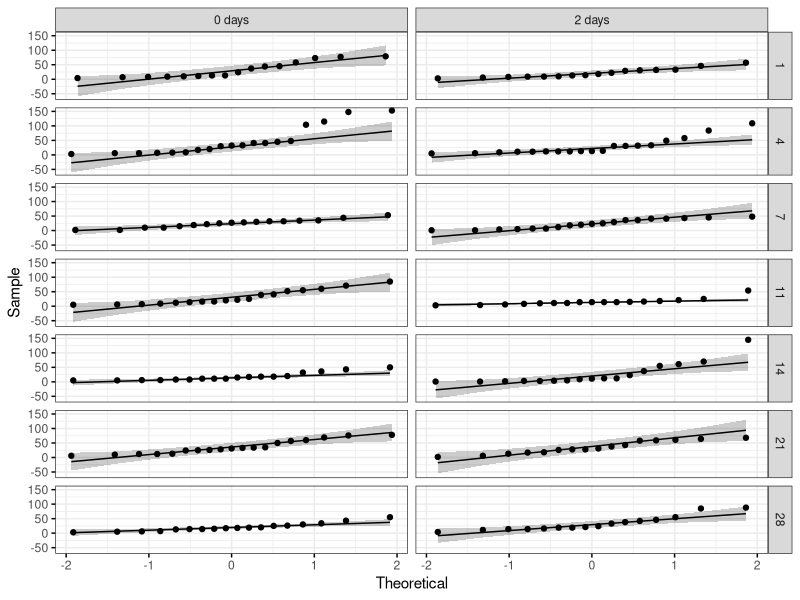
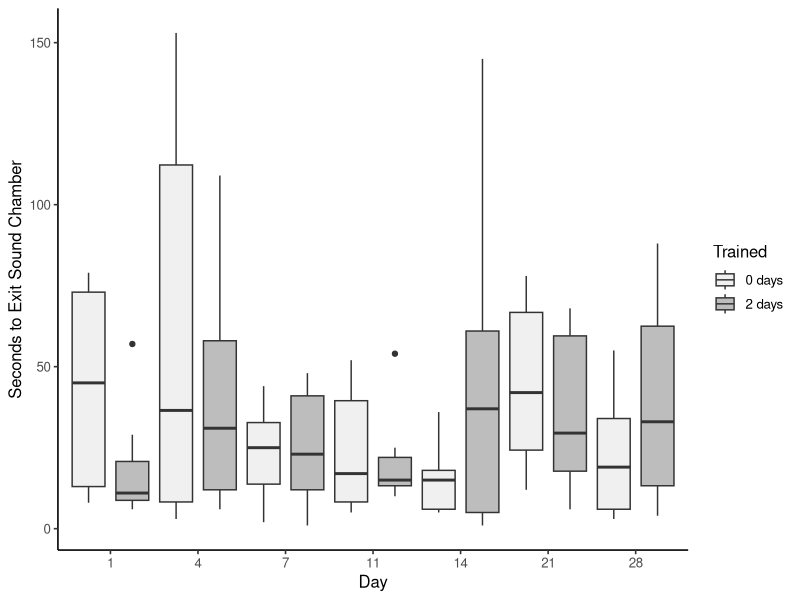
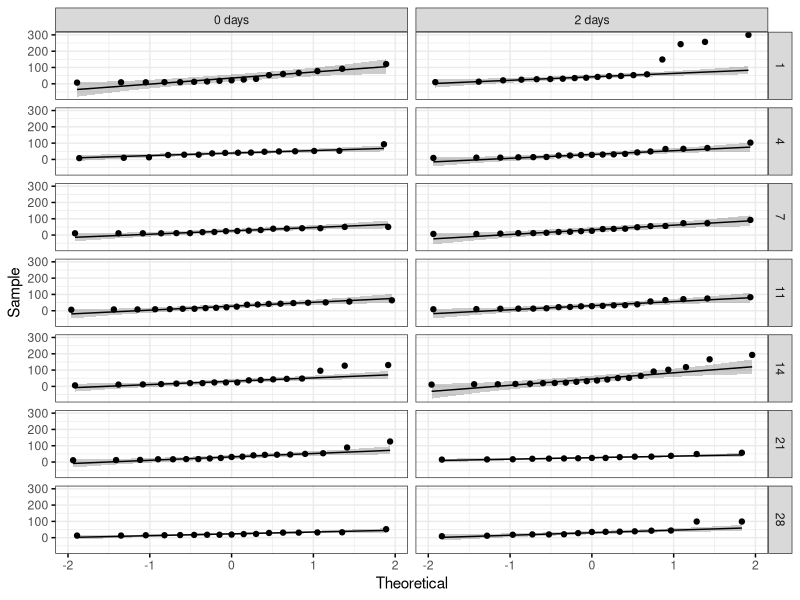
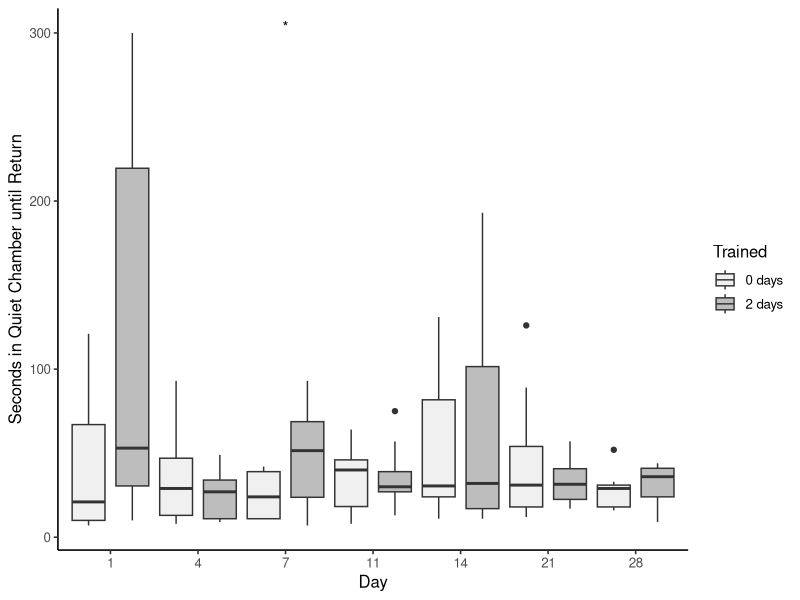

R code for these plots, in order:
## ---- chunk 1
knitr::opts_chunk$set(echo = TRUE, message = FALSE)

# Set Up & Data Management

# Packages
library('dplyr')
library('ggplot2')
library('ggpubr')
library('tidyverse')
library('rstatix')
library('lme4') # lmer

data <- read.csv("SmallTank_Exp2_2022_10_25.csv") %>% 
  filter(VID_ID >= 53) %>% # first 52 trials used pure tones, all later trials used broadband
  filter(Days_Since_Train < 29) %>% # all broadband trials went at least 29 days
  select(-c(Stopped_Sound_On_Return, Avoids_N, Returns_N, Quiet_Chamber_.,First_Return_s)) %>% 
  rename(
    Sound = Frequency_Hz, # whether BB sound was on (BB) or off (acclimation)
  )

# Replace acronyms with full text
data$Species <- gsub("BH", "Bighead", data$Species)
data$Species <- gsub("S", "Silver", data$Species)

data$Side <- gsub("R", "Right", data$Side)
data$Side <- gsub("L", "Left", data$Side)

# Convert variables to factors
data$School_ID <- as.factor(data$School_ID) 
data$Side <- as.factor(data$Side)
data$Sound <- as.factor(data$Sound)
data$Trained <- as.factor(data$Trained)
data$Species <- as.factor(data$Species)
data$Day <- as.factor(data$Days_Since_Train) # Day needs to be factor for Boxplots
str(data) # Is everything the right variable type?

# Convert other variable types
data$First_Exit_s <- as.integer(data$First_Exit_s)
data$First_Quiet_Side_s <- as.integer(data$First_Quiet_Side_s)
data$Angle <- as.integer(data$Angle)
data$Temp <- as.numeric(data$Temp)

data$logQuiet <- log(data$First_Quiet_Side_s)
data$logExit <- log(data$First_Exit_s)

str(data)
summary(data)
## ---- chunk 2
data2 <- data %>% filter(!is.na(First_Exit_s), !is.infinite(First_Exit_s))

# identify outliers 
outliers <- data2 %>% 
  group_by(Day, Trained, Sound) %>%
  identify_outliers(First_Exit_s) # beyond 1.5 x IQR

extremeOutliers <- outliers %>% 
  filter(is.extreme == "TRUE") # beyond 3 x IQR

dataNoOut <- data2 %>% anti_join(outliers) # remove outliers
dataNoExtremeOut <- data2 %>% anti_join(extremeOutliers) # remove only extreme outliers

# normality assumption
ggqqplot(dataNoOut, "First_Exit_s", ggtheme = theme_bw()) +
  facet_grid(Day ~ Trained) 
# if points fall along expected line in each grid, meets assumption


# Homogeneity of variances assumption
dataNoOut %>%
  group_by(Day) %>%
  levene_test(First_Exit_s ~ Trained)
# if p > .05 for each day assumption is met

# Homogeneity of covariances assumption
box_m(dataNoOut[, "First_Exit_s", drop = FALSE], dataNoOut$Trained)
# if p is > 0.001 this assumption is met
# Note: Box's M test is very sensitive
## ---- chunk 3
# mixed ANOVA computation

# no outliers
mod1 <- lmer(First_Exit_s ~ Trained*Sound + Days_Since_Train + (1|School_ID), data = dataNoOut)
Anova(mod1)

mod2 <- lmer(First_Exit_s ~ Trained*Sound*Days_Since_Train + (1|School_ID), data = dataNoOut)
Anova(mod2)

anova(mod1,mod2) # if p < 0.05, reject the simpler model
mod <- mod2 # better model of the two is THE model

# no extreme outliers
mod3 <- lmer(First_Exit_s ~ Trained*Sound + Days_Since_Train + (1|School_ID), data = dataNoExtremeOut)
Anova(mod3)

mod4 <- lmer(First_Exit_s ~ Trained*Sound*Days_Since_Train + (1|School_ID), data = dataNoExtremeOut)
Anova(mod4)

anova(mod3,mod4)
## ---- chunk 4
# Including only sound trials, ie excluding acclimation period
data3 <- dataNoOut %>% filter(Sound == 'BB')

SmallboxplotExit <- ggplot(data3, aes(x = Day,y = First_Exit_s, fill = Trained)) +
  geom_boxplot(position = position_dodge(1)) +
  stat_compare_means(aes(group = Trained), method = "t.test", 
                     label = "p.signif", hide.ns = TRUE) + 
  labs(x = "Day", y ="Seconds to Exit Sound Chamber") +
  scale_fill_brewer(palette = "Greys") +
  theme_classic2()
  # geom_dotplot(binaxis='y', stackdir='center', position=position_dodge(1)) # add dots

 # SmallboxplotExit
## ---- chunk 5
# T test for day 1
data4 <- data3 %>% filter(Day == 1)
modDay1 <- t.test(data = data4, First_Exit_s ~ Trained)
## ---- chunk 6
# ANOVA (including acclimation)
modSummary <- as.data.frame(Anova(mod)) %>% rename(pval = 3)

soundPval <- modSummary %>% slice(2) %>% select(pval)
soundPval <- format(round(as.numeric(soundPval), 3), nsmall = 2, big.mark = ",")

soundChisq <- modSummary %>% slice(2) %>% select(Chisq)
soundChisq <- format(round(as.numeric(soundChisq), 2), nsmall = 2, big.mark = ",")


# t test, day 1 sound only
day1Untrained <- modDay1$estimate[1]
day1Untrained <- format(round(as.numeric(day1Untrained), 1), nsmall = 1, big.mark = ",")

day1Trained <- modDay1$estimate[2]
day1Trained <- format(round(as.numeric(day1Trained), 1), nsmall = 1, big.mark = ",")

day1Method <- modDay1$method

day1Stat <- modDay1$statistic
day1Stat <- format(round(as.numeric(day1Stat), 2), nsmall = 2, big.mark = ",")

day1DF <- modDay1$parameter
day1DF <- format(round(as.numeric(day1Stat), 2), nsmall = 2, big.mark = ",")

day1Pval <- modDay1$p.value
day1Pval <- format(round(as.numeric(day1Pval), 2), nsmall = 2, big.mark = ",")
## ---- chunk 7
SmallboxplotExit
## ---- chunk 8
rm(mod)
rm(mod2)
rm(mod3)
rm(mod4)
rm(modDay1)
rm(SmallboxplotExit)
rm(outliers)
rm(extremeOutliers)
rm(dataNoOut)
rm(dataNoExtremeOut)
rm(data4)
rm(data3)
rm(data2)
## ---- chunk 9
data2 <- data %>% filter(!is.na(First_Quiet_Side_s), !is.infinite(First_Quiet_Side_s))

# identify outliers (both species)
outliers <- data2 %>% 
  group_by(Days_Since_Train, Trained, Sound) %>%
  identify_outliers(First_Quiet_Side_s)

extremeOutliers <- outliers %>% filter(is.extreme == TRUE)

dataNoOut <- data2 %>% anti_join(outliers) # remove outliers
dataNoExtremeOut <- data2 %>% anti_join(extremeOutliers)

# normality assumption
ggqqplot(dataNoOut, "First_Quiet_Side_s", ggtheme = theme_bw()) +
  facet_grid(Day ~ Trained) 
# points fall along expected line in each grid, meets assumption

# Homogeneity of variances assumption
dataNoOut %>%
  group_by(Day) %>%
  levene_test(First_Quiet_Side_s ~ Trained)
# if p > .05 for each day assumption is met

# Homogeneity of covariances assumption
box_m(dataNoOut[, "First_Quiet_Side_s", drop = FALSE], dataNoOut$Trained)
# if p is > 0.001 this assumption is met
# Note: Box's M test is very sensitive
## ---- chunk 10
# mixed ANOVA computation
mod1 <- lmer(First_Quiet_Side_s ~ Trained*Sound + Days_Since_Train + (1|School_ID), data = dataNoOut)

mod2 <- lmer(First_Quiet_Side_s ~ Trained*Sound*Days_Since_Train + (1|School_ID), data = dataNoOut)

anova(mod1,mod2)# if p < 0.05, reject simpler model
mod <- mod2 # better model wins

Anova(mod)
## ---- chunk 11
# Including only sound trials, ie excluding acclimation period
data3 <- dataNoOut %>% filter(Sound == 'BB')

smallboxplotReturn <- ggplot(data3, aes(x = Day,y=First_Quiet_Side_s, fill = Trained)) +
  geom_boxplot(position = position_dodge(1)) +
  stat_compare_means(aes(group = Trained), method = "t.test", 
                     label = "p.signif", hide.ns = TRUE) + 
  labs(x = "Day", y = "Seconds in Quiet Chamber until Return") + 
  scale_fill_brewer(palette = "Greys") +
  theme_classic2()
  # geom_dotplot(binaxis='y', stackdir='center', position=position_dodge(1)) # add dots

# smallboxplotReturn
## ---- chunk 12
# T test for day 1
data4 <- data3 %>% filter(Day == 1)
modDay1 <- t.test(data = data4, First_Quiet_Side_s ~ Trained)
modDay1

# T test for day 7
data4 <- data3 %>% filter(Day == 7)
modDay7 <- t.test(data = data4, First_Quiet_Side_s ~ Trained)
modDay7
## ---- chunk 13
modSummary <- as.data.frame(Anova(mod)) %>% rename(pval = 3)

# training
trainPval <- modSummary %>% slice(1) %>% select(pval)
trainPval <- format(round(as.numeric(trainPval), 3), nsmall = 2, big.mark = ",")
trainChisq <- modSummary %>% slice(1) %>% select(Chisq)
trainChisq <- format(round(as.numeric(trainChisq), 2), nsmall = 2, big.mark = ",")

# sound
soundPval <- modSummary %>% slice(2) %>% select(pval)
soundPval <- format(round(as.numeric(soundPval), 3), nsmall = 2, big.mark = ",")
soundChisq <- modSummary %>% slice(2) %>% select(Chisq)
soundChisq <- format(round(as.numeric(soundChisq), 2), nsmall = 2, big.mark = ",")

# day
dayPval <- modSummary %>% slice(3) %>% select(pval)
dayPval <- format(round(as.numeric(dayPval), 3), nsmall = 2, big.mark = ",")
dayChisq <- modSummary %>% slice(3) %>% select(Chisq)
dayChisq <- format(round(as.numeric(dayChisq), 2), nsmall = 2, big.mark = ",")

# interaction
interactPval <- modSummary %>% slice(7) %>% select(pval)
interactPval <- format(round(as.numeric(interactPval), 3), nsmall = 2, big.mark = ",")
interactChisq <- modSummary %>% slice(7) %>% select(Chisq)
interactChisq <- format(round(as.numeric(interactChisq), 2), nsmall = 2, big.mark = ",")
## ---- chunk 14
# t test, day 1 sound only
day1Untrained <- modDay1$estimate[1]
day1Untrained <- format(round(as.numeric(day1Untrained), 1), nsmall = 1, big.mark = ",")

day1Trained <- modDay1$estimate[2]
day1Trained <- format(round(as.numeric(day1Trained), 1), nsmall = 1, big.mark = ",")

day1Method <- modDay1$method

day1Stat <- modDay1$statistic
day1Stat <- format(round(as.numeric(day1Stat), 2), nsmall = 2, big.mark = ",")

day1DF <- modDay1$parameter
day1DF <- format(round(as.numeric(day1Stat), 2), nsmall = 2, big.mark = ",")

day1Pval <- modDay1$p.value
day1Pval <- format(round(as.numeric(day1Pval), 2), nsmall = 2, big.mark = ",")

# day 7
day7Untrained <- modDay7$estimate[1]
day7Untrained <- format(round(as.numeric(day7Untrained), 1), nsmall = 1, big.mark = ",")

day7Trained <- modDay7$estimate[2]
day7Trained <- format(round(as.numeric(day7Trained), 1), nsmall = 1, big.mark = ",")

day7Method <- modDay7$method

day7Stat <- modDay7$statistic
day7Stat <- format(round(as.numeric(day7Stat), 2), nsmall = 2, big.mark = ",")

day7DF <- modDay7$parameter
day7DF <- format(round(as.numeric(day7Stat), 2), nsmall = 2, big.mark = ",")

day7Pval <- modDay7$p.value
day7Pval <- format(round(as.numeric(day7Pval), 2), nsmall = 2, big.mark = ",")
## ---- chunk 15
smallboxplotReturn
## ---- chunk 16
# Trained
data4 <- data3 %>% filter(Trained == '2 days') %>% filter(Day == 1 | Day == 4)
modTrained <- t.test(data = data4, First_Quiet_Side_s ~ Day)
modTrained

data4 <- data3 %>% filter(Trained == '0 days') %>% filter(Day == 1 | Day == 4)
moduntrained <- t.test(data = data4, First_Quiet_Side_s ~ Day)
moduntrained
## ---- chunk 17
# Trained

day1Trained <- modTrained$estimate[1]
day4Trained <- modTrained$estimate[2]
TrainedDiff <- day1Trained - day4Trained
TrainedDiff <- format(round(as.numeric(TrainedDiff), 1), nsmall = 1, big.mark = ",")

TrainedMethod <- modTrained$method

TrainedStat <- modTrained$statistic
TrainedStat <- format(round(as.numeric(TrainedStat), 2), nsmall = 2, big.mark = ",")

TrainedDF <- modTrained$parameter
TrainedDF <- format(round(as.numeric(TrainedDF), 2), nsmall = 2, big.mark = ",")

TrainedPval <- modTrained$p.value
TrainedPval <- format(round(as.numeric(TrainedPval), 2), nsmall = 2, big.mark = ",")

# Untrained
day1untrained <- moduntrained$estimate[1]
day4untrained <- moduntrained$estimate[2]
untrainedDiff <- day1untrained - day4untrained
untrainedDiff <- format(round(as.numeric(untrainedDiff), 1), nsmall = 1, big.mark = ",")

untrainedMethod <- moduntrained$method

untrainedStat <- moduntrained$statistic
untrainedStat <- format(round(as.numeric(untrainedStat), 2), nsmall = 2, big.mark = ",")

untrainedDF <- moduntrained$parameter
untrainedDF <- format(round(as.numeric(untrainedDF), 2), nsmall = 2, big.mark = ",")

untrainedPval <- moduntrained$p.value
untrainedPval <- format(round(as.numeric(untrainedPval), 2), nsmall = 2, big.mark = ",")
